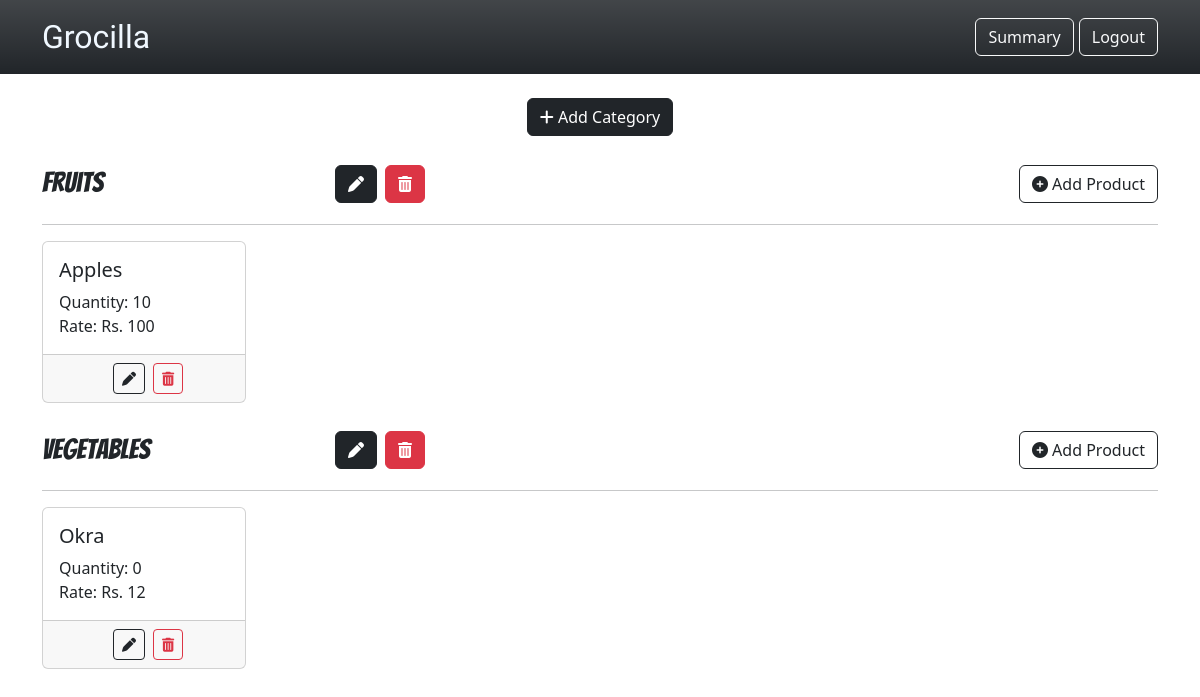
/admin_dashboard (signed in), run on an earlier commit of the app's database.
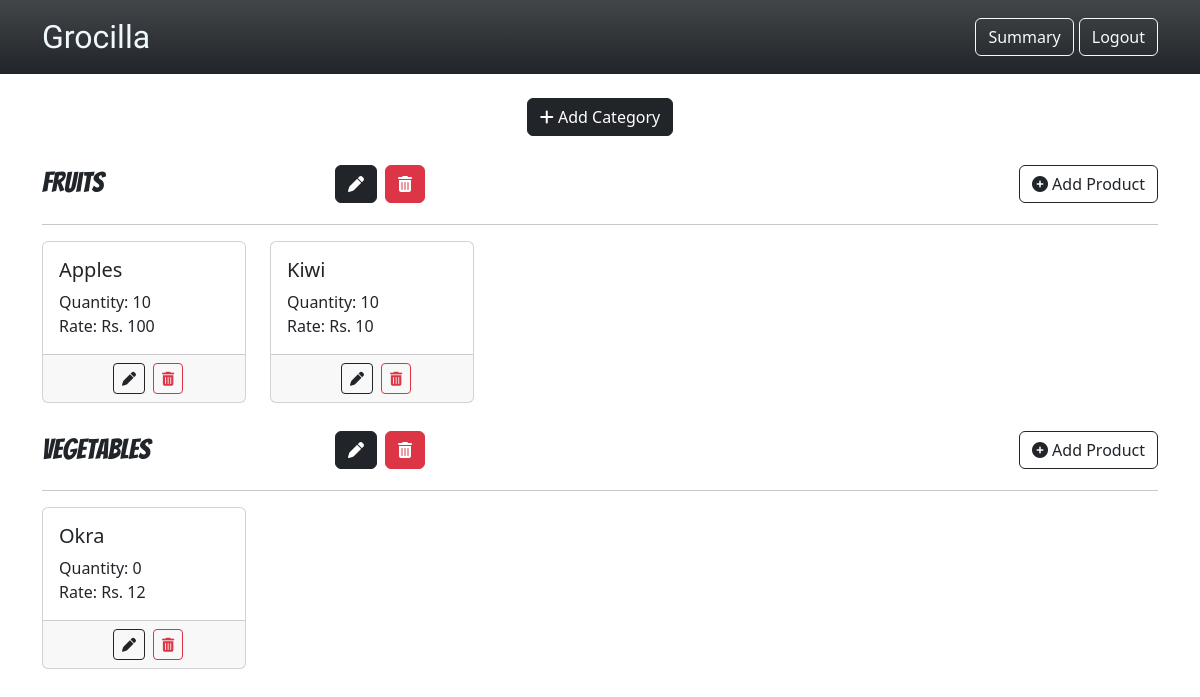
And on a later commit of the database.
### webapp/models.py (models this page shows)
class Category(db.Model):
    __tablename__ = "categories"
    cid = db.Column(db.Integer, primary_key = True)
    cname = db.Column(db.String(150), unique=True)
    products = db.relationship("Product", backref = "category", cascade = "all, delete", passive_deletes = True)

class Product(db.Model):
    __tablename__ = "products"
    pid = db.Column(db.Integer, primary_key = True)
    pname = db.Column(db.String(50), unique=True)
    manf_date = db.Column(db.Date)
    exp_date = db.Column(db.Date)
    unit = db.Column(db.String(10))
    rateperunit = db.Column(db.Integer)
    quantity = db.Column(db.Integer)
    category_id = db.Column(db.Integer, db.ForeignKey("categories.cid", ondelete = "CASCADE"))
    bookings = db.relationship("Booking", backref = "product", cascade = "all, delete", passive_deletes = True)

### webapp/views.py (the view)
@views.route('/admin_dashboard')
@admin_required
@login_required
def admin_dashboard():
    categories = Category.query.all()
    products = Product.query.all()
    return render_template("admin_dashboard.html", categories = categories, products = products)

### webapp/views.py (called while the page is built)
def admin_required(func):
    @wraps(func)
    def decorated_function(*args, **kwargs):
        if not current_user.is_authenticated:
            if current_user.role != 'admin':
                flash('Unauthorised access! You need admin privileges to access this page!', category='error')
                return redirect(url_for('auth.user_login'))
        return func(*args, **kwargs)
    return decorated_function

### webapp/templates/admin_dashboard.html (shortened to what this page needs)
    {% extends "admin_base.html" %}
    {% block body %}
    <div class="text-center my-4" >
        <button type="button" class="btn btn-dark" data-bs-toggle="modal" data-bs-target="#AddCategoryModal"><i class="fa fa-plus"></i> Add Category</button>
    </div>
    {% for category in categories %}
    <div class="container mb-4">
        <div class="row">
            <h5 class="col-3" style="margin-top: 6px; font-family: 'Bangers';font-size: 28px;">{{ category["cname"] }}</h5>
            <div class="d-flex col-2 align-items-center">
                <button class="btn btn-dark mx-2" type="button" data-bs-toggle="modal" data-bs-target="#{{ category['cid'] }}EditCategoryModal"><i class="fa-solid fa-pen"></i></button>
                <a href="/delete/category/{{ category['cid'] }}" class="btn btn-danger" type="submit"><i class="fa-solid fa-trash-can"></i></a>
            </div>
            <div class="d-flex col-7 align-items-center">
                <button class="btn btn-outline-dark ms-auto" type="button" data-bs-toggle="modal" data-bs-target="#{{ category['cid'] }}AddProductModal"><i class="fa-solid fa-circle-plus"></i> Add Product</button>
            </div>
        </div>
        <hr>
        <div class="row row-cols-2 row-cols-md-3 row-cols-lg-5  g-4">
            {% for product in category['products'] %}
            <div class="col">
                <div class="card h-100">
                <div class="card-body">
                    <h5 class="card-title">{{ product["pname"] }}</h5>
                    Quantity: {{ product['quantity'] }}<br>
                    Rate: Rs. {{ product["rateperunit"] }}
                </div>
                <div class="card-footer d-flex justify-content-center">
                    <button class="btn btn-outline-dark btn-sm mx-2" type="button" data-bs-toggle="modal" data-bs-target="#{{ product['pid'] }}EditProductModal"><i class="fa-solid fa-pen"></i></button>
                    <a href="/delete/product/{{ product['pid'] }}" class="btn btn-outline-danger btn-sm" type="submit"><i class="fa-solid fa-trash-can"></i></a>
                </div>
                </div>
            </div>
            {% endfor %}
        </div>
    </div>
    {% endfor %}
    {% endblock body %}

What changed in the data, as far as the page shows it:
added Product: pname "Kiwi", quantity "10", rateperunit "10", shown under Category "Fruits"
